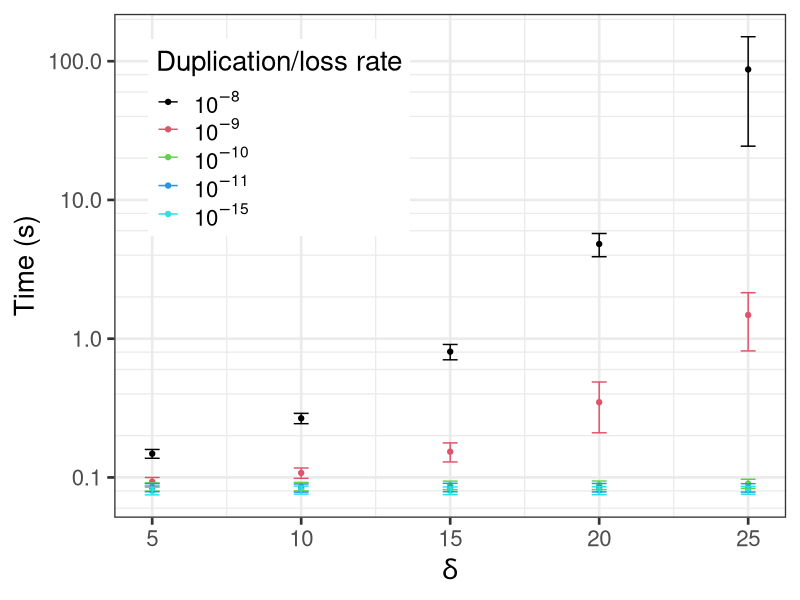
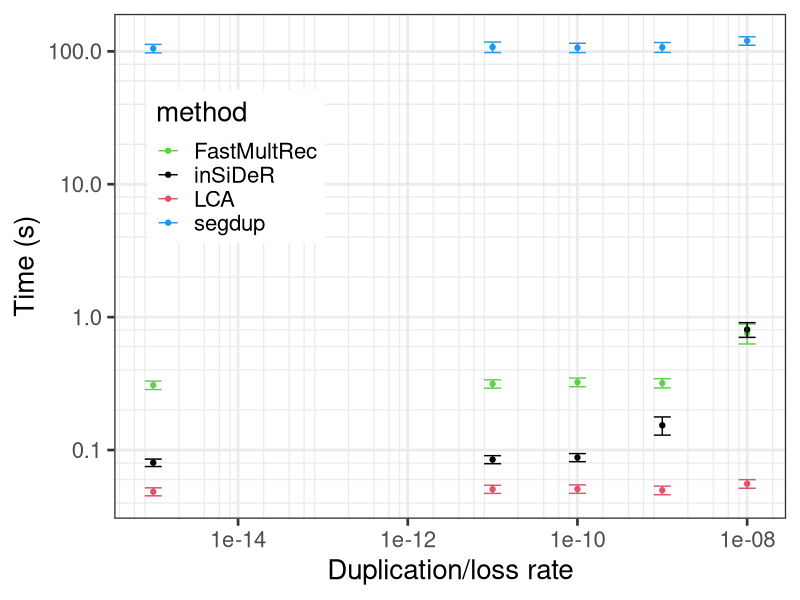

Recreate these plots in R, in order.
library(ggplot2)
library(scales)
theme_set(theme_bw(base_size=20))

#helper function for axis breaks
lb = function(maj, by=1, lower=0.1, radix=10) {
  function(x) {
    minx         = floor(max(-15,min(logb(x,radix), na.rm=T))) - 1
    maxx         = ceiling(max(logb(x,radix), na.rm=T)) + 1
    n_major      = maxx - minx + 1
    major_breaks = seq(minx, maxx, by=1)
    if (maj) {
      breaks = major_breaks
    } else {
      steps = logb(seq(by,radix-by,by=by),radix)
      breaks = rep(steps, times=n_major) +
               rep(major_breaks, each=floor(radix/by)-1)
    }
    radix^breaks
  }
}

dat <- read.csv("stats_wgd_all.csv", header=T)

attach(dat)

### 1. insider only vs d, colour = duprate

subdat <- subset(dat, method=="insider")
attach(subdat)

means <- aggregate(time ~ duprate + dup_cost, data = subdat, FUN=mean)
means$duprate <- factor(means$duprate)
counts <- aggregate(time ~ duprate + dup_cost, data = subdat, FUN=length)
sds <- aggregate(time ~ duprate + dup_cost, data = subdat, FUN=sd)


pdf("figures/wgd-d.pdf")
ggplot(data=means) + geom_point(aes(dup_cost, time, col=duprate)) +
	geom_errorbar(aes(dup_cost,ymin=time-2*sds$time/sqrt(counts$time),ymax=time+2*sds$time/sqrt(counts$time), col=duprate), width=0.5) + 
	scale_x_continuous(breaks=seq(0,100,by=5)) + scale_y_log10(minor_breaks=lb(FALSE,by=2)) +
	scale_colour_manual("Duplication/loss rate", values=1:5, labels=c(bquote(10^-8),bquote(10^-9),bquote(10^-10),bquote(10^-11),bquote(10^-15))) +
	theme(legend.position = c(.05, .95), legend.justification = c("left", "top"), legend.box.just = "right", legend.margin = margin(6, 6, 6, 6)) +
	xlab(bquote(delta)) + ylab("Time (s)")
dev.off()


### 2. all methods vs duprate, d = 15, colour = method

subdat <- subset(dat, dup_cost == 15)
subdat$duprate <- 10^(-subdat$duprate)
attach(subdat)

means <- aggregate(time ~ duprate + method, data = subdat, FUN=mean)
counts <- aggregate(time ~ duprate + method, data = subdat, FUN=length)
sds <- aggregate(time ~ duprate + method, data = subdat, FUN=sd)

pdf("figures/wgd-duprate.pdf")
ggplot(data=means) + geom_point(aes(duprate, time, col=method)) +
	geom_errorbar(aes(duprate,ymin=time-2*sds$time/sqrt(counts$time),ymax=time+2*sds$time/sqrt(counts$time), col=method), width=0.2) + 
	scale_x_log10(minor_breaks=lb(FALSE,by=2)) + scale_y_log10(minor_breaks=lb(FALSE,by=2)) +
	scale_colour_manual(values=c(3,1,2,4), labels=c("FastMultRec","inSiDeR","LCA","segdup")) +
	theme(legend.position = c(.05, .85), legend.justification = c("left", "top"), legend.box.just = "right", legend.margin = margin(6, 6, 6, 6)) +
	xlab("Duplication/loss rate") + ylab("Time (s)")
dev.off()
